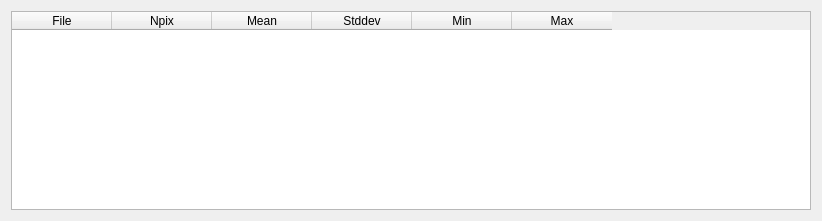
<?xml version="1.0" encoding="UTF-8"?>
<ui version="4.0">
 <class>FormStatics</class>
 <widget class="QWidget" name="FormStatics">
  <property name="geometry">
   <rect>
    <x>0</x>
    <y>0</y>
    <width>818</width>
    <height>221</height>
   </rect>
  </property>
  <property name="windowTitle">
   <string>Statics</string>
  </property>
  <layout class="QGridLayout" name="gridLayout">
   <item row="0" column="0">
    <widget class="QTableWidget" name="tableWidgetStats">
     <property name="minimumSize">
      <size>
       <width>800</width>
       <height>0</height>
      </size>
     </property>
     <property name="editTriggers">
      <set>QAbstractItemView::NoEditTriggers</set>
     </property>
     <property name="selectionMode">
      <enum>QAbstractItemView::SingleSelection</enum>
     </property>
     <property name="selectionBehavior">
      <enum>QAbstractItemView::SelectRows</enum>
     </property>
     <column>
      <property name="text">
       <string>File</string>
      </property>
     </column>
     <column>
      <property name="text">
       <string>Npix</string>
      </property>
     </column>
     <column>
      <property name="text">
       <string>Mean</string>
      </property>
     </column>
     <column>
      <property name="text">
       <string>Stddev</string>
      </property>
     </column>
     <column>
      <property name="text">
       <string>Min</string>
      </property>
     </column>
     <column>
      <property name="text">
       <string>Max</string>
      </property>
     </column>
    </widget>
   </item>
  </layout>
 </widget>
 <resources/>
 <connections/>
</ui>
